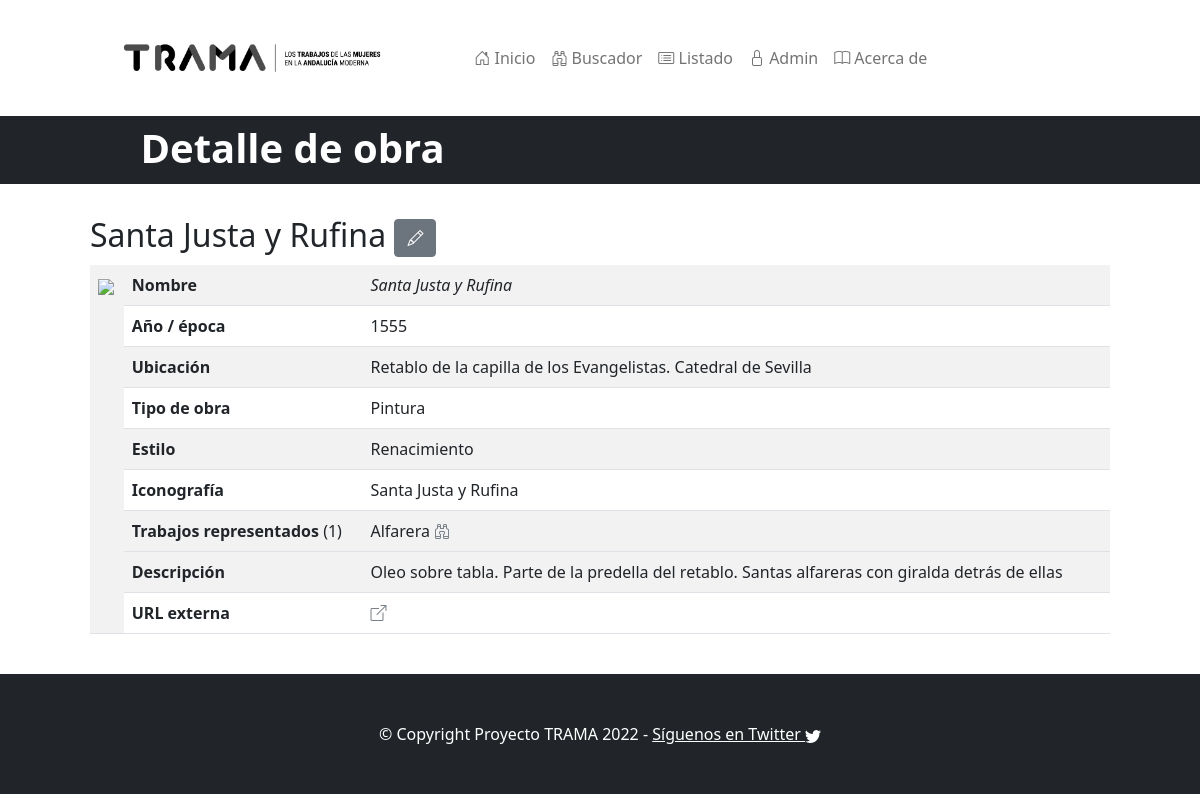
/trama/obra/3/, run on the app's committed database.
### trama/models.py (models this page shows, shortened)
class Obra(models.Model):
    nombre_obra = models.CharField(
        max_length=256,
        blank=False,
        null=False,
        help_text="Nombre completo de la obra")
    autor = models.CharField(max_length=256,
        blank=False,
        null=False,
        help_text="Autor de la obra")
    anno = models.CharField("Año o época aproximada de la obra",
        max_length=64,
        blank=False,
        null=False,
        help_text="Año (exacto o aproximado) de creación de la obra")
    ubicacion = models.CharField("Ubicación",
        max_length=128,
        blank=False,
        null=False,
        help_text="Ubicación de la obra (museo, colección particular...)")
    iconografia = models.CharField("Iconografía",
        max_length=128,
        blank=False,
        null=False,
        help_text="Breve descripción de la iconografía representada")
    descripcion = models.TextField("Descripción",
        blank=False,
        null=False,
        help_text="Descripción de la obra en texto libre")
    url_externa = models.CharField(max_length=512,
        blank=True,
        null=True,
        help_text="URL con contexto")
    url_imagen = models.CharField(max_length=512,
        blank=True,
        null=True,
        help_text="URL externa del archivo de imagen (si la hay)")
    estilo = models.ForeignKey(
        Estilo,
        blank=False,
        null=False,
        on_delete=models.CASCADE)
    tipo_de_obra = models.ForeignKey(
        TipoDeObra,
        blank=False,
        null=False,
        on_delete=models.CASCADE)
    trabajo_representado = models.ManyToManyField(
        TrabajoRepresentado,
        blank=False)

class TipoDeObra(models.Model):
    nombre_tipo = models.CharField(
        max_length=256,
        blank=False,
        null=False,
        help_text="Tipo de obra: Pintura, Escultura,...")

class Estilo(models.Model):
    nombre_estilo = models.CharField(
        max_length=256,
        blank=False,
        null=False,
        help_text="Nombre del estilo artítico (Renacimiento, barroco, etc.)")

class TrabajoRepresentado(models.Model):
    nombre_trabajo = models.CharField(
        max_length=256,
        blank=False,
        null=False,
        help_text="Nombre de la profesión representada (hilandera, curandera,...)")

### trama/views.py (the view)
# urls.py: re_path(r"^obra/(?P<obra_id>\d+)/$",
def obra(request, obra_id):
    obra = get_object_or_404(Obra, pk=obra_id)
    return render(request, "obra.html", {"obra": obra})

### trama/templates/obra.html
{% extends "base.html" %}{% load static %}{% load admin_urls %}
{% block texto_barra %}Detalle de obra{% endblock %}
{% block content %}
    <div class="container-fluid">
        <h2>{{obra.nombre_obra}} <a class="btn btn-secondary"
            href="{% url 'admin:trama_obra_change' obra.pk %}"><i class="bi bi-pencil"></i></a></h2>
    </div>
        <div class="container-fluid">
            <table class="table table-striped">
                <tbody>
                    <tr>
                        <td scope="row" rowspan="0">
                            {% if obra.url_imagen %}
                                <a href="{{obra.url_imagen}}"><img
                                    src="{{obra.url_imagen}}" class="img-fluid"
                                    style="vertical-align: middle;"
                                style="max-height: 200px;"/></a>
                            {% else %}
                                <img src="{% static 'trama/sin_imagen.jpg' %}" />
                            {% endif %}
                        </td>
                        <td scope="row"><strong>Nombre</strong></td>
                        <td scope="row"><em>{{obra.nombre_obra}}</em></td>
                    </tr>
                    <tr>
                        <td scope="row"><strong>Año / época</strong></td>
                        <td scope="row">{{obra.anno}}</td>
                    </tr>
                    <tr>
                        <td scope="row"><strong>Ubicación</strong></td>
                        <td scope="row">{{obra.ubicacion}}</td>
                    </tr>
                    <tr>
                        <td scope="row"><strong>Tipo de obra</strong></td>
                        <td scope="row">{{obra.tipo_de_obra.nombre_tipo}}</td>
                    </tr>
                    <tr>
                        <td scope="row"><strong>Estilo</strong></td>
                        <td scope="row">{{obra.estilo.nombre_estilo}}</td>
                    </tr>
                    <tr>
                        <td scope="row"><strong>Iconografía</strong></td>
                        <td scope="row">{{obra.iconografia}}</td>
                    </tr>
                    <tr>
                        <td scope="row" rowspan="{{obra.trabajo_representado.all.count}}"><strong>Trabajos representados</strong> ({{obra.trabajo_representado.all.count}})</td>
                        {% for trabajo in obra.trabajo_representado.all %}
                        <td scope="row">{{ trabajo.nombre_trabajo }}
                            <a href="{% url 'search_result' %}?query={{trabajo.nombre_trabajo}}"><i class="bi bi-binoculars"></i></a>
                        </td></tr>
                        <tr>{% endfor %}
                    </tr>
                    <tr>
                        <td scope="row"><strong>Descripción</strong></td>
                        <td scope="row">{{obra.descripcion}}</td>
                    </tr>
                    {% if obra.url_externa %}
                    <tr>
                        <td scope="row"><strong>URL externa</strong></td>
                        <td scope="row"><a href="{{obra.url_externa}}"><i class="bi bi-box-arrow-up-right"></i></a></td>
                    </tr>
                    {% endif %}
            </table>
        </div>
{% endblock %}

### data on the page
Obra: nombre_obra "Santa Justa y Rufina", anno "1555", ubicacion "Retablo de la capilla de los Evangelistas. Catedral de Sevilla", tipo_de_obra.nombre_tipo "Pintura", estilo.nombre_estilo "Renacimiento", iconografia "Santa Justa y Rufina", trabajo_representado.all.count "1", descripcion "Oleo sobre tabla. Parte de la predella del retablo. Santas alfareras con giralda detrás de ellas"
TrabajoRepresentado: nombre_trabajo "Alfarera"
